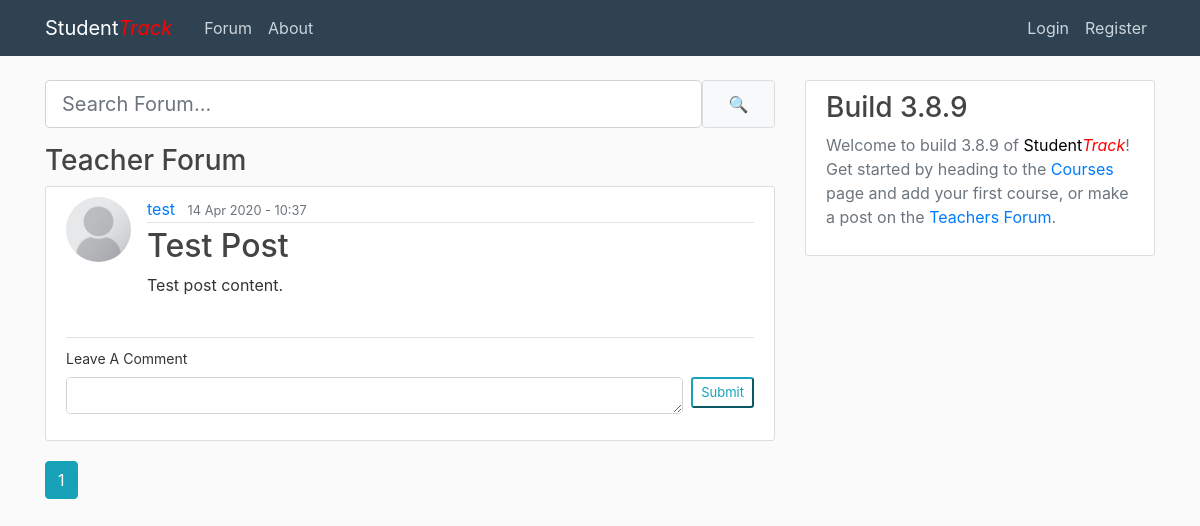
Page /home on the earlier database version.
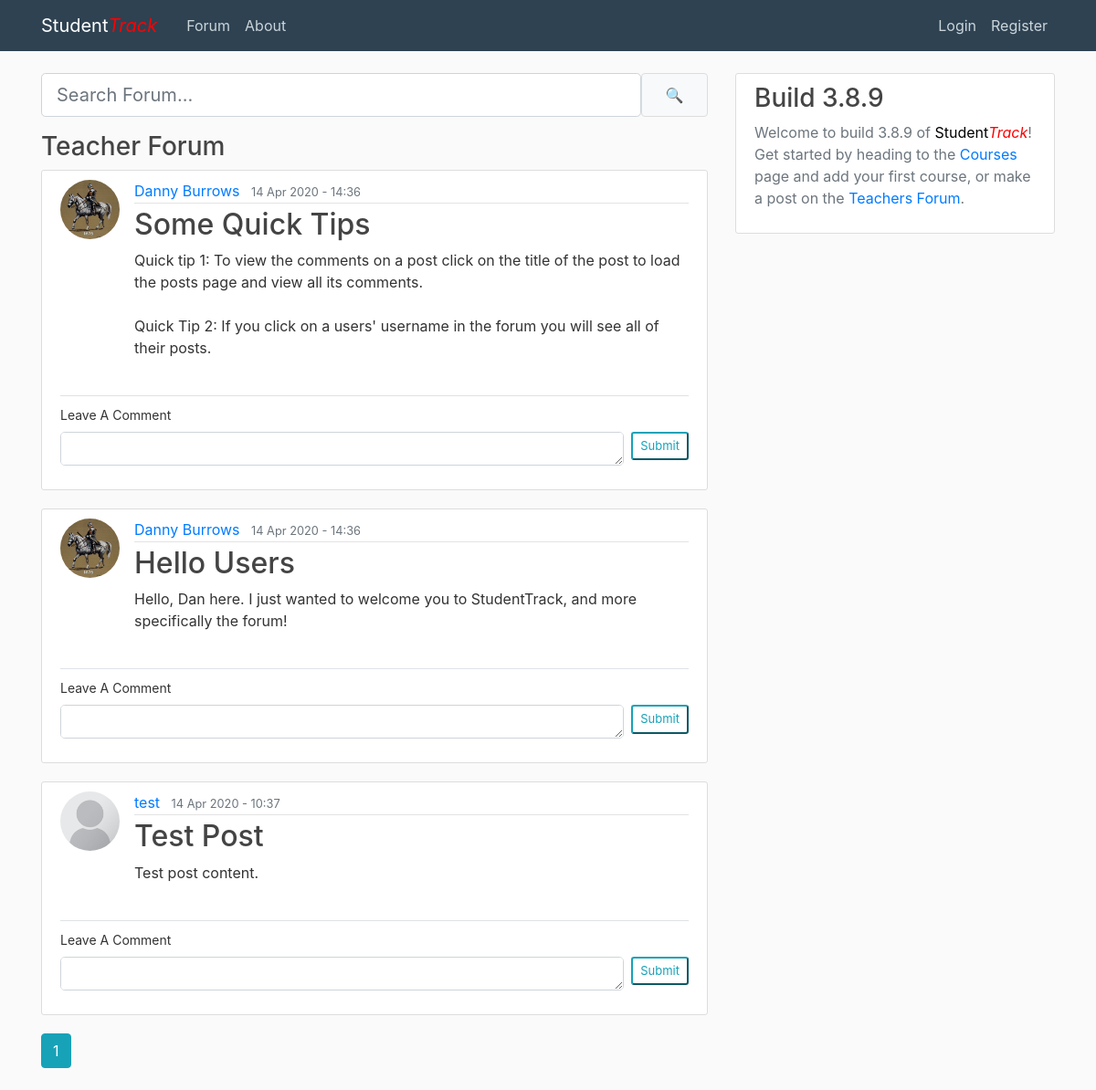
Same page on the later database version.
### projectCode/models.py (models this page shows, shortened)
class Post(db.Model):
    id = db.Column(db.Integer, primary_key=True)
    title = db.Column(db.String(100), nullable=False)
    date_posted = db.Column(db.DateTime, nullable=False, default=datetime.utcnow)
    content = db.Column(db.Text, nullable=False)
    user_id = db.Column(db.Integer, db.ForeignKey('user.id'), nullable=False)
    comments = db.relationship('Comment', backref='post', lazy=True)

class User(db.Model, UserMixin):
    id = db.Column(db.Integer, primary_key=True)
    username = db.Column(db.String(20), unique=True, nullable=False)
    email = db.Column(db.String(120), unique=True, nullable=False)
    image_file = db.Column(db.String(20), nullable=False, default='def.png')
    password = db.Column(db.String(60), nullable=False)
    posts = db.relationship('Post', backref='author', lazy=True)
    courses = db.relationship('Course', backref='teacher', lazy=True)
    comments = db.relationship('Comment', backref='commenter', lazy=True)

### projectCode/routes.py (the view)
@app.route("/", methods=['GET', 'POST'])
@app.route("/home", methods=['GET', 'POST'])
def home():
    s_form = SearchForm()
    c_form = CommentForm()
    page = request.args.get('page', 1, type=int)
    posts = Post.query.order_by(Post.date_posted.desc())
    srch = 0
    if s_form.validate_on_submit():
        search_results = posts.filter(Post.title.like('%' + s_form.search_query.data + '%'))
        search_user_results = User.query.filter(User.username.like('%' + s_form.search_query.data + '%'))
        srch = 1 # Search has been performed and results will be shown.
    else:
        search_results = []
        search_user_results = []
    posts = posts.paginate(page=page, per_page=5)
    return render_template('home.html',
                        posts=posts,
                        form=c_form,
                        s_form=s_form,
                        srch=srch,
                        search_results=search_results,
                        search_user_results=search_user_results)

### projectCode/forms.py
class SearchForm(FlaskForm):
    search_query = StringField('Search', validators=[DataRequired()])
    submit = SubmitField('🔍')

class CommentForm(FlaskForm):
    comment = TextAreaField('Leave A Comment', validators=[DataRequired()])
    submit = SubmitField('Submit')

### projectCode/templates/home.html (shortened to what this page needs)
{% extends "layout_content.html" %}
{% block content %}
  <form method="POST" action="">
      <div class="form-group" style="display:flex;">
          {% if s_form.search_query.errors %}
              {{ s_form.search_query(class="form-control form-control-lg is-invalid", style="flex:90%;", placeholder="Search Forum...") }}
              <div class="invalid-feedback">
                  {% for error in s_form.search_query.errors %}
                      <span>{{ error }}</span>
                  {% endfor %}
              </div>
          {% else %}
              {{ s_form.search_query(class="form-control form-control-lg", style="flex:90%;", placeholder="Search Forum...") }}
          {% endif %}
          {{ s_form.submit(class="btn btn-light", style="flex:10%;border: 1px solid #dddddd;") }}
      </div>
  </form>
<h3>Teacher Forum</h3>
  {% for post in posts.items %}
    <article  class="content-section">
      <div class="media mb-4">
        <img class="rounded-circle article-img" src="{{ url_for('static', filename='profile_pics/' + post.author.image_file) }}">
        <div class="media-body">
          <div class="article-metadata">
            <a class="mr-2" href="{{ url_for('user_posts', username=post.author.username) }}">{{ post.author.username }}</a>
            <small class="text-muted">{{ post.date_posted.strftime('%d %b %Y - %H:%M') }}</small>
          </div>
          <h2><a class="article-title" href="{{ url_for('post', post_id=post.id) }}">{{ post.title }}</a></h2>
          <p class="article-content">{{ post.content }}</p>
        </div>
      </div>
      <form method="POST" action="{{ url_for('add_comment', post_id=post.id) }}">
        <legend class="border-bottom">{{ legend }}</legend>
        {{ form.comment.label(class="form-control-label", style="font-size:14px;") }}
        <div class="media form-group">
          {% if form.comment.errors %}
            {{ form.comment(class="form-control form-control-lg is-invalid", style="height: 37px;font-size:13px;") }}
            <div class="invalid-feedback">
              {% for error in form.comment.errors %}
                <span>{{ error }}</span>
              {% endfor %}
            </div>
          {% else %}
            {{ form.comment(class="form-control form-control-lg", style="height: 37px;font-size:13px;") }}
          {% endif %}
          {{ form.submit(class="btn-sm btn-outline-info ml-2", style="font-size:13px;") }}
        </div>
      </form>
    </article>
  {% endfor %}
  {% for page_num in posts.iter_pages(left_edge=1, right_edge=1, left_current=1, right_current=2) %}
    {% if page_num %}
      {% if posts.page == page_num %}
        <a class="btn btn-info mb-4" href="{{ url_for('home', page=page_num) }}">{{ page_num }}</a>
      {% else %}
        <a class="btn btn-outline-info mb-4" href="{{ url_for('home', page=page_num) }}">{{ page_num }}</a>
      {% endif %}
    {% else %}
      ...
    {% endif %}
  {% endfor %}
{% endblock content %}

### projectCode/templates/layout_content.html (shortened to what this page needs)
{% extends "layout_site_main.html" %}
{% block sublayout %}
<main role="main" class="container">
  <div class="row">
    <div class="col-md-8">
      {% block content %}{% endblock %}
    </div>
    <div class="col-md-4">
      <div class="content-section">
        <h3>Build 3.8.9</h3>
        <p class='text-muted'>Welcome to build 3.8.9 of <font color="black">Student</font><font color="red"><em>Track</em></font>! Get started by heading to the <a href="{{ url_for('courses') }}">Courses</a> page and add your first course, or make a post on the <a href="{{ url_for('home') }}">Teachers Forum</a>.
        </p>
      </div>
    </div>
  </div>
</main>
{% endblock sublayout %}

### projectCode/templates/layout_site_main.html (shortened to what this page needs)
<!DOCTYPE html>
<html>
<head>
    <link rel="stylesheet" href="https://maxcdn.bootstrapcdn.com/bootstrap/4.0.0/css/bootstrap.min.css">
    <link rel="stylesheet" type="text/css" href="{{ url_for('static', filename='css/main.css') }}">
</head>
<body>
    <header class="site-header">
      <nav class="navbar navbar-expand-md navbar-dark bg-steel fixed-top">
        <div class="container">
          <a class="navbar-brand mr-4" href="/">Student<font color="red"><em>Track</em></font></a>
          <div class="collapse navbar-collapse" id="navbarToggle">
            <div class="navbar-nav mr-auto">
              {% if current_user.is_authenticated %}
              <a class="nav-item nav-link" href="{{ url_for('dash') }}">Dashboard</a>
              <a class="nav-item nav-link" href="{{ url_for('courses') }}">Courses</a>
              <a class="nav-item nav-link" href="{{ url_for('topics') }}">Topics</a>
              <li class="nav-item dropdown">
                <a class="nav-link dropdown-toggle" href="#" id="navbarDropdown1" role="button" data-toggle="dropdown" aria-haspopup="true" aria-expanded="false">
                  Students
                </a>
                <div class="dropdown-menu" aria-labelledby="navbarDropdown1">
                  <a class="dropdown-item" href="{{ url_for('students') }}">Students</a>
                  <a class="dropdown-item" href="{{ url_for('classes') }}">Classes</a>
                </div>
              </li>
              {% else %}
              <a class="nav-item nav-link" href="{{ url_for('home') }}">Forum</a>
              {% endif %}
              <a class="nav-item nav-link" href="{{ url_for('about') }}">About</a>
            </div>
            <div class="navbar-nav">
              {% if current_user.is_authenticated %}
              <li class="nav-item dropdown">
                <a class="nav-link dropdown-toggle" href="#" id="navbarDropdown1" role="button" data-toggle="dropdown" aria-haspopup="true" aria-expanded="false">
                  Teachers Forum
                </a>
                <div class="dropdown-menu" aria-labelledby="navbarDropdown1">
                  <a class="dropdown-item" href="{{ url_for('home') }}">Go to Forum</a>
                  <a class="dropdown-item" href="{{ url_for('new_post') }}">Make a Post</a>
                </div>
              </li>
              <li class="nav-item dropdown">
                <a class="nav-link dropdown-toggle p-0" href="#" id="navbarDropdown1" role="button" data-toggle="dropdown" aria-haspopup="true" aria-expanded="false">
                  <img class="rounded-circle nav-img dropdown-toggle" src="{{ url_for('static', filename='profile_pics/' + current_user.image_file) }}">
                </a>
                <div class="dropdown-menu" aria-labelledby="navbarDropdown1">
                  <a class="dropdown-item" href="{{ url_for('account') }}">My Account</a>
                  <a class="dropdown-item" href="{{ url_for('logout') }}">Logout</a>
                </div>
              </li>
              {% else %}
              <a class="nav-item nav-link" href="{{ url_for('login') }}">Login</a>
              <a class="nav-item nav-link" href="{{ url_for('register') }}">Register</a>
              {% endif %}
            </div>
          </div>
        </div>
      </nav>
    </header>
    {% block sublayout %}{% endblock %}
</body>
</html>

### projectCode/static/css/main.css (style rules this page uses)
body { background: #fafafa; color: #333333; margin-top: 5rem; }
h1, h2, h3, h4, h5, h6 { color: #444444; }
.bg-steel { background-color: #2E4252; }
.site-header .navbar-nav .nav-link { color: #cbd5db; }
.content-section { background: #ffffff; padding: 10px 20px; border: 1px solid #dddddd; border-radius: 3px; margin-bottom: 20px; word-wrap:break-word; word-break:break-word; }
.article-title { color: #444444; }
.article-content { white-space: pre-line; }
.article-img { height: 65px; width: 65px; margin-right: 16px; }
.article-metadata { padding-bottom: 1px; margin-bottom: 4px; border-bottom: 1px solid #e3e3e3 }

Differences in the rows shown:
added Post: image_file (picture), author.username "Danny Burrows", date_posted "14 Apr 2020 - 14:36", title "Some Quick Tips", content "Quick tip 1: To view the comments on a post click on the title of the post to load the posts page and view all its comments. Quick Tip 2: If you click on a users' username in the forum you will see all of their posts.", comment.label "Leave A Comment"
added Post: image_file (picture), author.username "Danny Burrows", date_posted "14 Apr 2020 - 14:36", title "Hello Users", content "Hello, Dan here. I just wanted to welcome you to StudentTrack, and more specifically the forum!", comment.label "Leave A Comment"
changed through a linked row, Post "Test Post": image_file: a different picture
